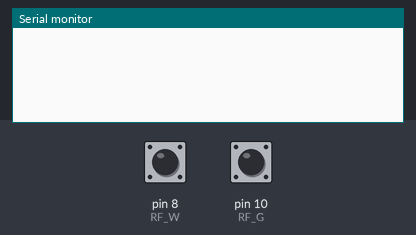
A sketch run on a simulated Arduino Uno, built with avr-gcc and run on an emulated ATmega328P. Shown: the last lines printed to the serial monitor. Inputs (shaded band) come from the test bench; at power-on: pin 8 (RF_W) HIGH, pin 10 (RF_G) HIGH.

Above: at 1.2 s.
1.3 s: pin 8 (RF_W) pulled LOW for 0.15 s
At 2.7 s:
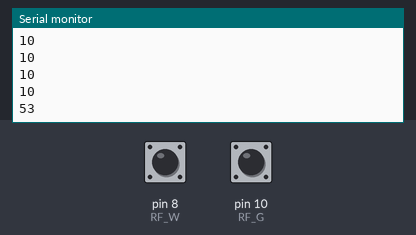
3.0 s: pin 10 (RF_G) pulled LOW for 0.15 s
At 4.1 s:
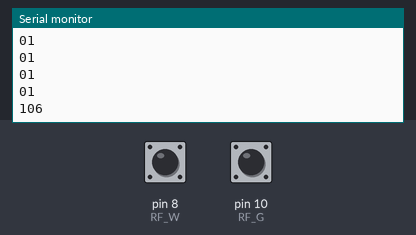
4.6 s: pin 8 (RF_W) pulled LOW for 1 s
At 6.5 s:
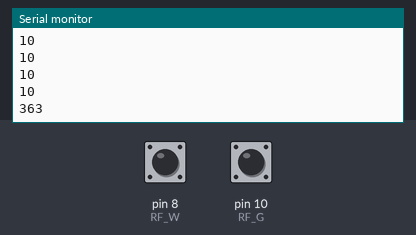
7.1 s: pin 10 (RF_G) pulled LOW for 1 s
At 9.6 s:
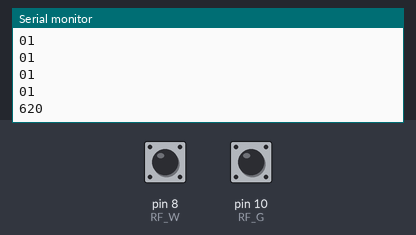
Timing chart, 0 to 10.6 s (numbered marks = the images above; inputs shaded):
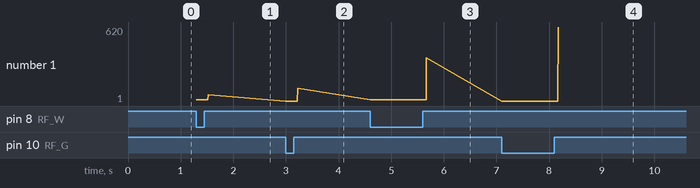

The sketch:

testerfid.ino
```cpp
#define RF_G 10
#define RF_W 8
int count = 0;
int oldcount=0;
unsigned int rfid=0;

void setup() {
  Serial.begin(9600);
  pinMode(RF_G,INPUT_PULLUP);
  pinMode(RF_W,INPUT_PULLUP);
  //attachInterrupt(digitalPinToInterrupt(RF_G), data0, FALLING);
  //attachInterrupt(digitalPinToInterrupt(RF_W), data1, FALLING);

}

void loop() {
  // put your main code here, to run repeatedly:
  if(digitalRead(RF_G) + digitalRead(RF_W)<2)
  {
    Serial.print(digitalRead(RF_G));
    Serial.println(digitalRead(RF_W));
    count++;
  }
  if(count!=0 && digitalRead(RF_G) + digitalRead(RF_W)==2 && oldcount!=count)
    {Serial.println(count);oldcount=count;}
  /*
  if(count == 0 && digitalRead(RF_G) + digitalRead(RF_W)<2)
  {
      Serial.println("Added");count++;
  }
  if(count > 0 && count < 27)
    {
    Serial.print(digitalRead(RF_G));
    Serial.print(digitalRead(RF_W));
    Serial.print(" ");
    Serial.println(count);
    count++;
    }*/


  /*if(count>0 && digitalRead(RF_G) + digitalRead(RF_W)==2 && oldcount != count)
    {Serial.println(count);
    oldcount = count;
    }*/

  /*if((count>=26)&&(rfid!=0))
  {
    rfid=rfid>>1;
    Serial.print("RFID Tag: ");
    Serial.println(rfid,DEC);
    count=0;
    rfid=0;
  }*/
}

/*void data0()
{
  rfid=(rfid<<1);
  count++;
}

void data1()
{
  rfid=(rfid<<1)|1;
  count++;
}*/
```

Measured:
- after the input at 1.3 s, the serial monitor: prints a new line at once (image 1)
- after the input at 3.0 s, the serial monitor: prints a new line at once (image 2)
- after the input at 4.6 s, the serial monitor: prints a new line at once (image 3)
- after the input at 7.1 s, the serial monitor: prints a new line at once (image 4)
- plotted number 1: 53 → 106 after the input at 3.0 s, 106 → 363 after the input at 4.6 s, 363 → 620 after the input at 7.1 s
